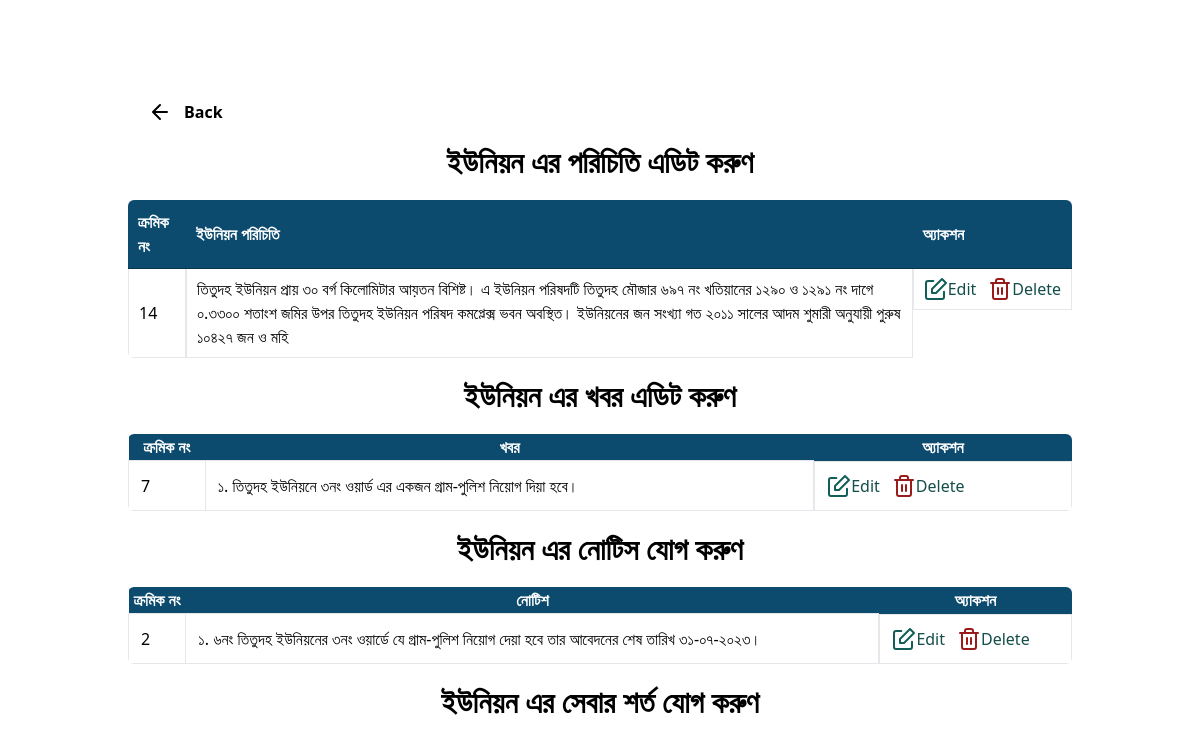
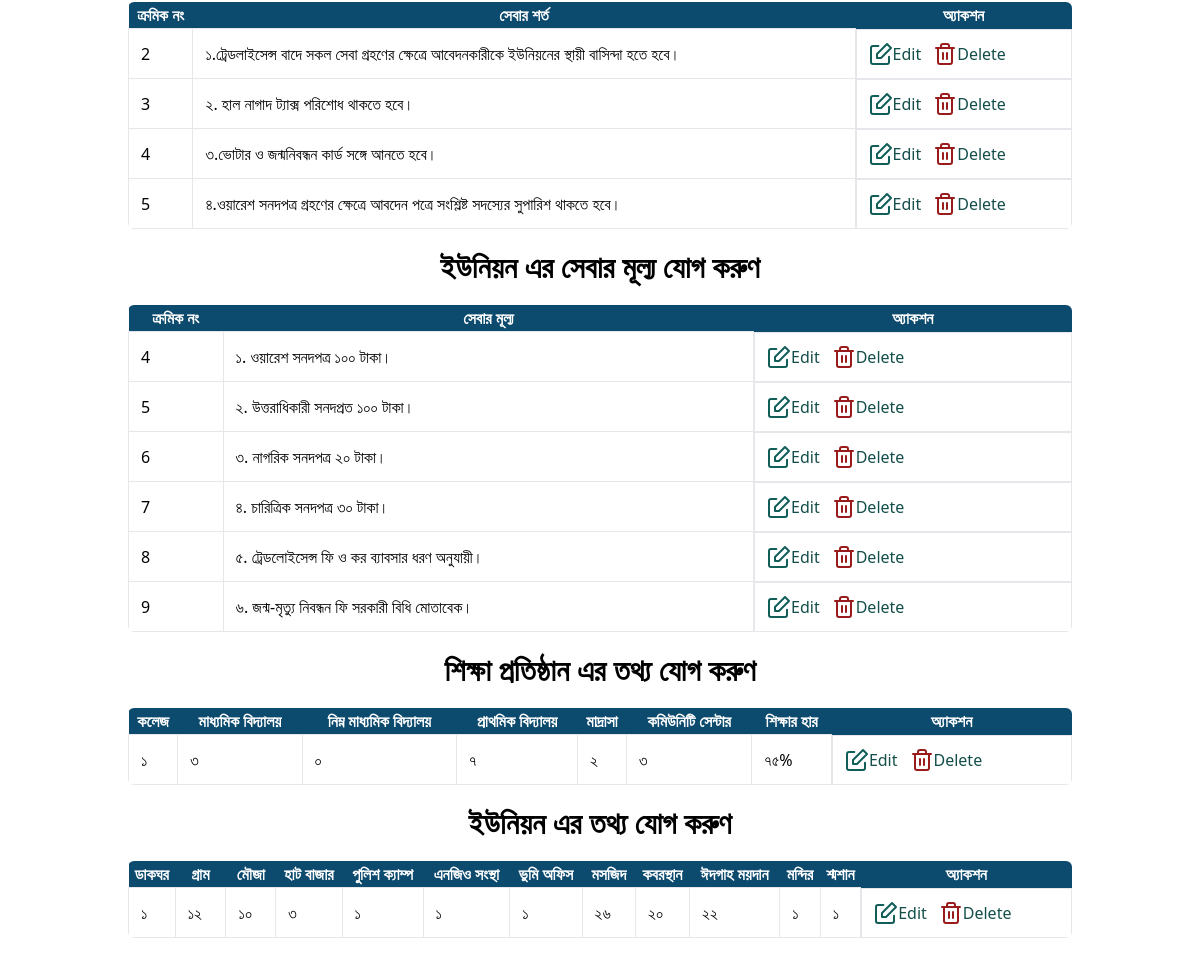
The page /home/edit/homeedit.php (signed in) on the database as committed earlier (2 pictures, top to bottom).
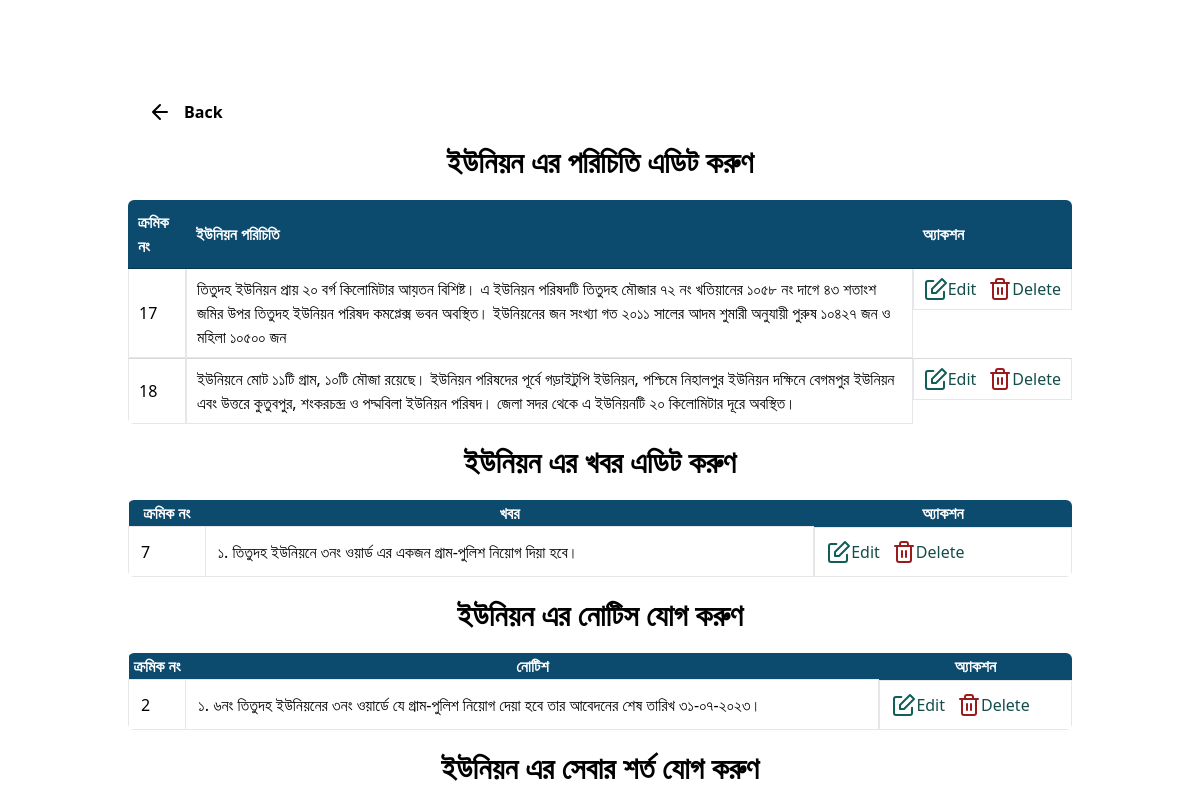
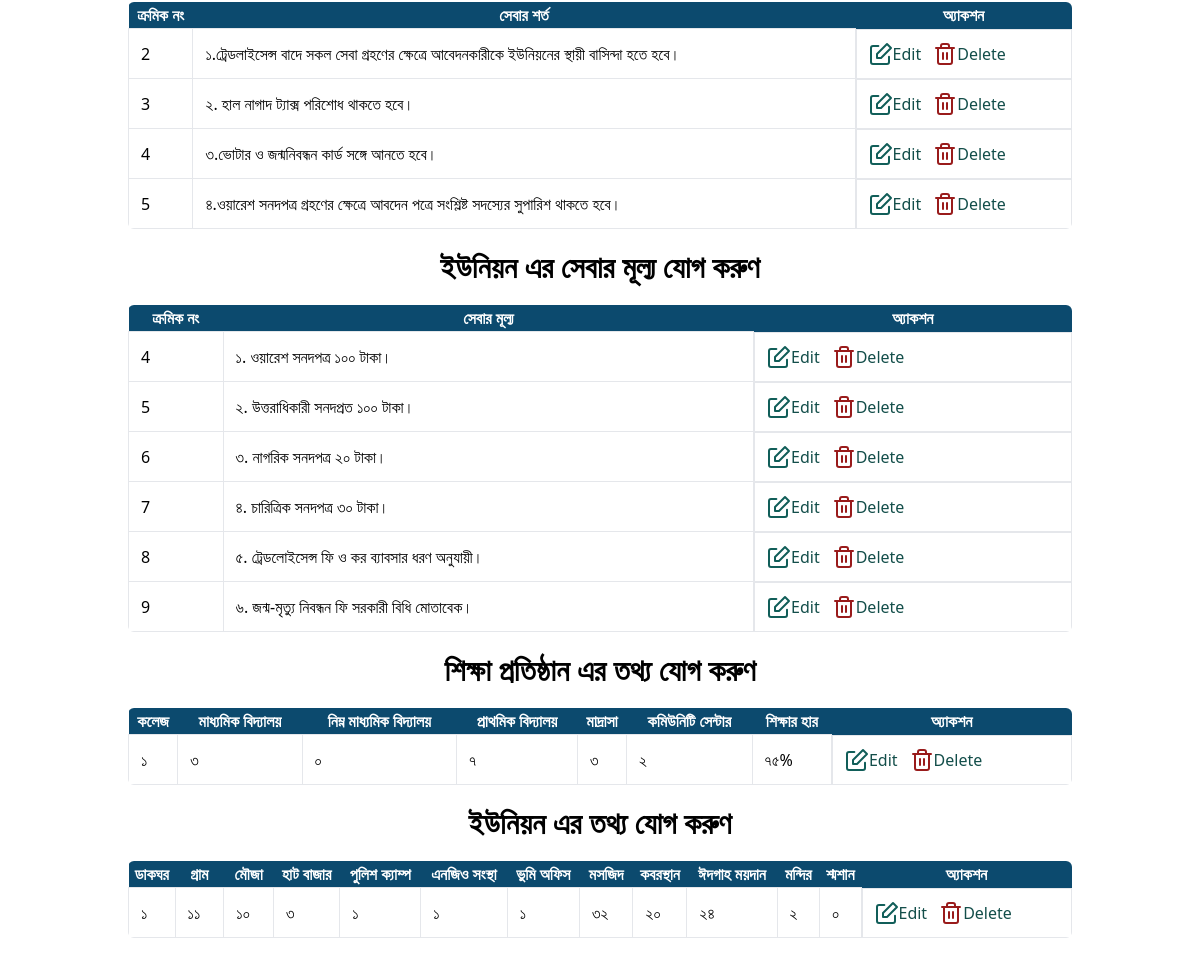
The same page on the database as committed later (2 pictures, top to bottom).
### tables this page shows
CREATE TABLE `unionporiciti` (
  `id` int(11) NOT NULL,
  `poriciti` varchar(255) NOT NULL
);

CREATE TABLE `khobor` (
  `id` int(11) NOT NULL,
  `khobor` varchar(255) NOT NULL
);

CREATE TABLE `notice` (
  `id` int(11) NOT NULL,
  `notice` varchar(255) NOT NULL
);

CREATE TABLE `sebarsorto` (
  `id` int(11) NOT NULL,
  `sorto` varchar(255) NOT NULL
);

CREATE TABLE `sebarmullo` (
  `id` int(11) NOT NULL,
  `mullo` varchar(255) NOT NULL
);

CREATE TABLE `shikkha` (
  `id` int(11) NOT NULL,
  `college` varchar(255) NOT NULL,
  `maddhomik` varchar(255) NOT NULL,
  `nimo` varchar(255) NOT NULL,
  `prathomic` varchar(255) NOT NULL,
  `madracha` varchar(255) NOT NULL,
  `community` varchar(255) NOT NULL,
  `shikkharhar` varchar(255) NOT NULL
);

CREATE TABLE `uniondetails` (
  `id` int(11) NOT NULL,
  `dakghor` varchar(255) NOT NULL,
  `gram` varchar(255) NOT NULL,
  `mouja` varchar(255) NOT NULL,
  `hatbazar` varchar(255) NOT NULL,
  `policecamp` varchar(255) NOT NULL,
  `enjio` varchar(255) NOT NULL,
  `vhumi` varchar(255) NOT NULL,
  `mosjid` varchar(255) NOT NULL,
  `koborsthan` varchar(255) NOT NULL,
  `edgah` varchar(255) NOT NULL,
  `mondir` varchar(255) NOT NULL,
  `sosan` varchar(255) NOT NULL
);

### home/edit/homeedit.php (the view, shortened to what the changed rows need)
<!doctype html>
<html>
<head>
    <link rel="stylesheet" href="style.css">
    <link href="https://cdn.datatables.net/1.10.19/css/jquery.dataTables.min.css" rel="stylesheet">
	<link href="https://cdn.datatables.net/responsive/2.2.3/css/responsive.dataTables.min.css" rel="stylesheet">
    <script src="https://cdn.tailwindcss.com"></script>
</head>
<body class="md:px-32 mx-auto  py-20">
    <div class="container mt-5">
    <table id="example" class="display rounded-md overflow-hidden" style="width:100%">
        <thead>
            <tr  class="bg-sky-900 flex flex-col flex-no wrap sm:table-row rounded-l-lg sm:rounded-none mb-2 sm:mb-0 text-white">
                <th>ক্রমিক নং</th>
                <th>ইউনিয়ন পরিচিতি</th>
                <th>অ্যাকশন</th>
            </tr>
        </thead>
        <tbody>
        <?php
                    include '../../_dbconnect.php';
                    $query = "SELECT * FROM `unionporiciti`";
                    $poriciti = mysqli_query($con, $query);
                    while ($row = mysqli_fetch_assoc($poriciti)) {
                        $id=$row['id'];
                    ?>
                <tr class="flex flex-col flex-no wrap sm:table-row mb-2 sm:mb-0">
                    <td class='border-grey-light border  p-3  cursor-pointer'><?= $row['id'] ?></td>
                    <td class='border-grey-light border  p-3  cursor-pointer'><?= $row['poriciti'] ?></td>
                    <td class="border-grey-light border  p-3  cursor-pointer flex  gap-3 items-center">
                <a class="flex items-center text-teal-900 hover:font-medium" href="upporicitiedit.php?id=<?php echo $id; ?>">
                    Edit
                </a>
                <a class="flex items-center text-teal-900 hover:font-medium" href="../delete/poricitidelete.php?id=<?php echo $id; ?>">
                    Delete
                </a>
            </td>
                </tr>
            <?php
                    }
            ?>
        </tbody></table>
    </div>
    <div class="container mt-5">
    <table id="example1" class="display rounded-md overflow-hidden" style="width:100%">
        <thead>
            <tr  class="bg-sky-900 flex flex-col flex-no wrap sm:table-row rounded-l-lg sm:rounded-none mb-2 sm:mb-0 text-white py-3">
                <th>ক্রমিক নং</th>
                <th>খবর</th>
                <th>অ্যাকশন</th>
            </tr>
        </thead>
        <tbody>
        <?php
                    include '../../_dbconnect.php';
                    $query = "SELECT * FROM `khobor`";
                    $poriciti = mysqli_query($con, $query);
                    while ($row = mysqli_fetch_assoc($poriciti)) {
                        $id=$row['id'];
                    ?>
                <tr class="flex flex-col flex-no wrap sm:table-row mb-2 sm:mb-0">
                    <td class='border-grey-light border  p-3  cursor-pointer'><?= $row['id'] ?></td>
                    <td class='border-grey-light border  p-3  cursor-pointer'><?= $row['khobor'] ?></td>
                    <td class="border-grey-light border  p-3  cursor-pointer flex  gap-3 items-center">
                <a class="flex items-center text-teal-900 hover:font-medium" href="khoboredit.php?id=<?php echo $id; ?>">
                    Edit
                </a>
                <a class="flex items-center text-teal-900 hover:font-medium" href="../delete/khobordelete.php?id=<?php echo $id; ?>">
                    Delete
                </a>
            </td>
                </tr>
            <?php
                    }
            ?>
        </tbody></table>
    </div>
    <div class="container mt-5">
    <table id="example" class="display rounded-md overflow-hidden" style="width:100%">
        <thead>
            <tr  class="bg-sky-900 flex flex-col flex-no wrap sm:table-row rounded-l-lg sm:rounded-none mb-2 sm:mb-0 text-white">
                <th>ক্রমিক নং</th>
                <th>নোটিশ</th>
                <th>অ্যাকশন</th>
            </tr>
        </thead>
        <tbody>
        <?php
                    include '../../_dbconnect.php';
                    $query = "SELECT * FROM `notice`";
                    $poriciti = mysqli_query($con, $query);
                    while ($row = mysqli_fetch_assoc($poriciti)) {
                        $id=$row['id'];
                    ?>
                <tr class="flex flex-col flex-no wrap sm:table-row mb-2 sm:mb-0">
                    <td class='border-grey-light border  p-3  cursor-pointer'><?= $row['id'] ?></td>
                    <td class='border-grey-light border  p-3  cursor-pointer'><?= $row['notice'] ?></td>
                    <td class="border-grey-light border  p-3  cursor-pointer flex  gap-3 items-center">
                <a class="flex items-center text-teal-900 hover:font-medium" href="noticeedit.php?id=<?php echo $id; ?>">
                    Edit
                </a>
                <a class="flex items-center text-teal-900 hover:font-medium" href="../delete/noticedelete.php?id=<?php echo $id; ?>">
                    Delete
                </a>
            </td>
                </tr>
            <?php
                    }
            ?>
        </tbody></table>
    </div>
    <div class="container mt-5">
    <table id="example" class="display rounded-md overflow-hidden" style="width:100%">
        <thead>
            <tr  class="bg-sky-900 flex flex-col flex-no wrap sm:table-row rounded-l-lg sm:rounded-none mb-2 sm:mb-0 text-white">
                <th>ক্রমিক নং</th>
                <th>সেবার শর্ত</th>
                <th>অ্যাকশন</th>
            </tr>
        </thead>
        <tbody>
        <?php
                    include '../../_dbconnect.php';
                    $query = "SELECT * FROM `sebarsorto`";
                    $poriciti = mysqli_query($con, $query);
                    while ($row = mysqli_fetch_assoc($poriciti)) {
                        $id=$row['id'];
                    ?>
                <tr class="flex flex-col flex-no wrap sm:table-row mb-2 sm:mb-0">
                    <td class='border-grey-light border  p-3  cursor-pointer'><?= $row['id'] ?></td>
                    <td class='border-grey-light border  p-3  cursor-pointer'><?= $row['sorto'] ?></td>
                    <td class="border-grey-light border  p-3  cursor-pointer flex  gap-3 items-center">
                <a class="flex items-center text-teal-900 hover:font-medium" href="sebarsortoedit.php?id=<?php echo $id; ?>">
                    Edit
                </a>
                <a class="flex items-center text-teal-900 hover:font-medium" href="../delete/sebarsortodelete.php?id=<?php echo $id; ?>">
                    Delete
                </a>
            </td>
                </tr>
            <?php
                    }
            ?>
        </tbody></table>
    </div>
    <div class="container mt-5">
    <table id="example" class="display rounded-md overflow-hidden" style="width:100%">
        <thead>
            <tr  class="bg-sky-900 flex flex-col flex-no wrap sm:table-row rounded-l-lg sm:rounded-none mb-2 sm:mb-0 text-white">
                <th>ক্রমিক নং</th>
                <th>সেবার মূল্য</th>
                <th>অ্যাকশন</th>
            </tr>
        </thead>
        <tbody>
        <?php
                    include '../../_dbconnect.php';
                    $query = "SELECT * FROM `sebarmullo`";
                    $poriciti = mysqli_query($con, $query);
                    while ($row = mysqli_fetch_assoc($poriciti)) {
                        $id=$row['id'];
                    ?>
                <tr class="flex flex-col flex-no wrap sm:table-row mb-2 sm:mb-0">
                    <td class='border-grey-light border  p-3  cursor-pointer'><?= $row['id'] ?></td>
                    <td class='border-grey-light border  p-3  cursor-pointer'><?= $row['mullo'] ?></td>
                    <td class="border-grey-light border  p-3  cursor-pointer flex  gap-3 items-center">
                <a class="flex items-center text-teal-900 hover:font-medium" href="sebarmulloedit.php?id=<?php echo $id; ?>">
                    Edit
                </a>
                <a class="flex items-center text-teal-900 hover:font-medium" href="../delete/sebarmullodelete.php?id=<?php echo $id; ?>">
                    Delete
                </a>
            </td>
                </tr>
            <?php
                    }
            ?>
        </tbody></table>
    </div>
    <div class="container mt-5">
    <table id="example" class="display rounded-md overflow-hidden" style="width:100%">
        <thead>
            <tr  class="bg-sky-900 flex flex-col flex-no wrap sm:table-row rounded-l-lg sm:rounded-none mb-2 sm:mb-0 text-white">
            <th>কলেজ</th>
          <th>মাধ্যমিক বিদ্যালয়</th>
          <th>নিম্ন মাধ্যমিক বিদ্যালয়</th>
          <th>প্রাথমিক বিদ্যালয়</th>
          <th>মাদ্রাসা</th>
          <th>কমিউনিটি সেন্টার</th>
          <th>শিক্ষার হার</th>
          <th>অ্যাকশন</th>
            </tr>
        </thead>
        <tbody>
        <?php
                    include '../../_dbconnect.php';
                    $query = "SELECT * FROM `shikkha`";
                    $poriciti = mysqli_query($con, $query);
                    while ($row = mysqli_fetch_assoc($poriciti)) {
                        $id=$row['id'];
                    ?>
                <tr class="flex flex-col flex-no wrap sm:table-row mb-2 sm:mb-0">
                <td class='border-grey-light border  p-3'><?= $row['college'] ?></td>
                    <td class='border-grey-light border  p-3'><?= $row['maddhomik'] ?></td>
                    <td class='border-grey-light border  p-3'><?= $row['nimo'] ?></td>
                    <td class='border-grey-light border  p-3'><?= $row['prathomic'] ?></td>
                    <td class='border-grey-light border  p-3'><?= $row['madracha'] ?></td>
                    <td class='border-grey-light border  p-3'><?= $row['community'] ?></td>
                    <td class='border-grey-light border  p-3'><?= $row['shikkharhar'] ?></td>
                    <td class="border-grey-light border  p-3  cursor-pointer flex  gap-3 items-center">
                <a class="flex items-center text-teal-900 hover:font-medium" href="shikkhaedit.php?id=<?php echo $id; ?>">
                    Edit
                </a>
                <a class="flex items-center text-teal-900 hover:font-medium" href="../delete/shikkhadelete.php?id=<?php echo $id; ?>">
                    Delete
                </a>
            </td>
                </tr>
            <?php
                    }
            ?>
        </tbody></table>
    </div>
    <div class="container mt-5">
    <table id="example" class="display rounded-md overflow-hidden" style="width:100%">
        <thead>
            <tr  class="bg-sky-900 flex flex-col flex-no wrap sm:table-row rounded-l-lg sm:rounded-none mb-2 sm:mb-0 text-white">
        <th>ডাকঘর</th>
          <th>গ্রাম</th>
          <th>মৌজা</th>
          <th>হাট বাজার</th>
          <th>পুলিশ ক্যাম্প</th>
          <th>এনজিও সংস্থা</th>
          <th>ভুমি অফিস</th>
          <th>মসজিদ</th>
          <th>কবরস্থান</th>
          <th>ঈদগাহ ময়দান</th>
          <th>মন্দির</th>
          <th>শ্মশান</th>
          <th>অ্যাকশন</th>
            </tr>
        </thead>
        <tbody>
        <?php
                    include '../../_dbconnect.php';
                    $query = "SELECT * FROM `uniondetails`";
                    $poriciti = mysqli_query($con, $query);
                    while ($row = mysqli_fetch_assoc($poriciti)) {
                        $id=$row['id'];
                    ?>
                <tr class="flex flex-col flex-no wrap sm:table-row mb-2 sm:mb-0">
                <td class='border-grey-light border  p-3'><?= $row['dakghor'] ?></td>
                    <td class='border-grey-light border  p-3'><?= $row['gram'] ?></td>
                    <td class='border-grey-light border  p-3'><?= $row['mouja'] ?></td>
                    <td class='border-grey-light border  p-3'><?= $row['hatbazar'] ?></td>
                    <td class='border-grey-light border  p-3'><?= $row['policecamp'] ?></td>
                    <td class='border-grey-light border  p-3'><?= $row['enjio'] ?></td>
                    <td class='border-grey-light border  p-3'><?= $row['vhumi'] ?></td>
                    <td class='border-grey-light border  p-3'><?= $row['mosjid'] ?></td>
                    <td class='border-grey-light border  p-3'><?= $row['koborsthan'] ?></td>
                    <td class='border-grey-light border  p-3'><?= $row['edgah'] ?></td>
                    <td class='border-grey-light border  p-3'><?= $row['mondir'] ?></td>
                    <td class='border-grey-light border  p-3'><?= $row['sosan'] ?></td>
                    <td class="border-grey-light border  p-3  cursor-pointer flex  gap-3 items-center">
                <a class="flex items-center text-teal-900 hover:font-medium" href="uniondetailsedit.php?id=<?php echo $id; ?>">
                    Edit
                </a>
                <a class="flex items-center text-teal-900 hover:font-medium" href="../delete/uniondetailsdelete.php?id=<?php echo $id; ?>">
                    Delete
                </a>
            </td>
                </tr>
            <?php
                    }
            ?>
        </tbody></table>
    </div>
</body>
</html>

Rows that differ between the two databases and show on the page:
removed unionporiciti: id "14", poriciti "তিতুদহ ইউনিয়ন প্রায় ৩০ বর্গ কিলোমিটার আয়তন বিশিষ্ট। এ ইউনিয়ন পরিষদটি তিতুদহ মৌজার ৬৯৭ নং খতিয়ানের ১২৯০ ও ১২৯১ নং দাগে ০.৩৩০০ শতাংশ জমির উপর তিতুদহ ইউনিয়ন পরিষদ কমপ্লেক্স ভবন অবস্থিত। ইউনিয়নের জন সংখ্যা গত ২০১১ সালের আদম শুমারী অনুযায়ী পুরুষ ১০৪২৭ জন ও মহি"
added unionporiciti: id "17", poriciti "তিতুদহ ইউনিয়ন প্রায় ২০ বর্গ কিলোমিটার আয়তন বিশিষ্ট। এ ইউনিয়ন পরিষদটি তিতুদহ মৌজার ৭২ নং খতিয়ানের ১০৫৮ নং দাগে ৪৩ শতাংশ জমির উপর তিতুদহ ইউনিয়ন পরিষদ কমপ্লেক্স ভবন অবস্থিত। ইউনিয়নের জন সংখ্যা গত ২০১১ সালের আদম শুমারী অনুযায়ী পুরুষ ১০৪২৭ জন ও মহিলা ১০৫০০ জন"
added unionporiciti: id "18", poriciti "ইউনিয়নে মোট ১১টি গ্রাম, ১০টি মৌজা রয়েছে। ইউনিয়ন পরিষদের পূর্বে গড়াইটুপি ইউনিয়ন, পশ্চিমে নিহালপুর ইউনিয়ন দক্ষিনে বেগমপুর ইউনিয়ন এবং উত্তরে কুতুবপুর, শংকরচন্দ্র ও পদ্মবিলা ইউনিয়ন পরিষদ। জেলা সদর থেকে এ ইউনিয়নটি ২০ কিলোমিটার দূরে অবস্থিত।"
changed shikkha: madracha "২" → "৩"; community "৩" → "২"
changed uniondetails: gram "১২" → "১১"; mosjid "২৬" → "৩২"; edgah "২২" → "২৪"; mondir "১" → "২"; sosan "১" → "০"
